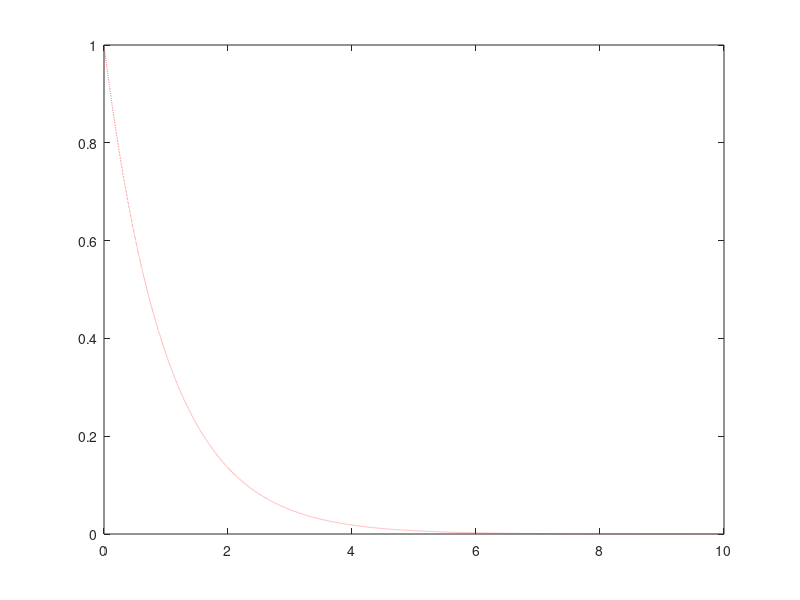

This figure's MATLAB source: (Note: this script raises an error after producing the figure.)
clear all, close all, clc;

% Parameters
A = -1;
b = 0;
c = 1;
d = 0;
u = 0;

% Initial Conditions
x0 = 1;

% Stepwidth
h = 500e-3;
t_end = 10;

%% Calculate and plot analitic solution -----------------------------------
i = 1;
yAn = zeros(size(0:h:t_end));
%yAn(1) = x0;
for t = 0:1e-3:t_end
    yAn(i) = x0*exp(A*t);
    t_vec(i) = t;
    i = i+1;
end
figure
plot(t_vec,yAn,':r');hold on;

%%
[y,t_vec] = BE(A,b,c,d,u,h,t_end,x0)
plot(t_vec,y);